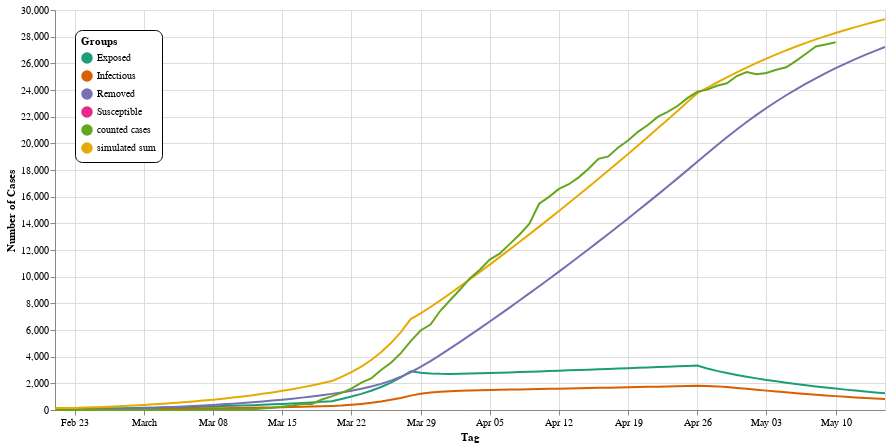

Source (notebook cell):
### Markdown cell above
The following function creates a diagram with several levels: The curves and the legend draw `line`. The `selection`` nearest` uses the interactive diagram to select the day that best fits the position of the mouse. `points` draws little squiggles over the values of the curve on that day. `text` supplements the numerical value of the curled values. `rules` draws a gray line that highlights the day and` date_text` writes out the day as text at the top of the diagram. The function `alt.layer ()` combines all these elements in a diagram.

In addition to the data frame, the `plot ()` function also accepts optional parameters for the position of the legend and the dimensions of the entire diagram. The notebook later uses them for other diagrams with different scales.

### Code cell
def plot(data, legendX=20, legendY=20, width=830, height=400):
    line = alt.Chart(data).mark_line(point=False).encode(
        alt.X("Tag", title="Tag"),
        alt.Y("Number of cases:Q", title="Number of Cases"),
        color=alt.Color("Type:N", 
                        scale=alt.Scale(scheme="dark2"),
                        legend=alt.Legend(
            orient="none", legendX=legendX, legendY=legendY,
            fillColor="white", strokeColor="black", cornerRadius=7, padding=6,
            title="Groups"))
    )
    nearest = alt.selection(type='single', nearest=True, on='mouseover',
                            fields=['Tag'], empty='none')
    selectors = alt.Chart(data).mark_point().encode(
        alt.X("Tag", title="Tag"),
        opacity=alt.value(0),
    ).add_selection(nearest)
    points = line.mark_point().encode(
        opacity=alt.condition(nearest, alt.value(1), alt.value(0))
    )
    text = line.mark_text(align='left', dx=4, dy=-8).encode(
        text=alt.condition(nearest, 'Number of cases:Q', alt.value(' '))
    )
    rules = alt.Chart(data).mark_rule(color='gray').encode(
        alt.X("Tag", title="Tag"),
    ).transform_filter(nearest)
    date_text = rules.mark_text(align='left', dx=4, dy=-8).encode(
        y=alt.value(16),
        color=alt.value('gray'),
        text=alt.condition(nearest, 'Tag', alt.value(' '))
    )
    return alt.layer(
        line, selectors, points, rules, text, date_text
    ).properties(width=width, height=height)
  
chart = plot(seir_data)
chart

### Figure 1 — Vega-Lite specification as saved in the notebook (floating-point values rounded to 4 significant figures; data arrays with more than 128 entries replaced by an {"elided": "..."} marker saying what was removed)
{"config": {"view": {"continuousWidth": 400, "continuousHeight": 300}}, "layer": [{"mark": {"type": "line", "point": false}, "encoding": {"color": {"type": "nominal", "field": "Type", "legend": {"cornerRadius": 7, "fillColor": "white", "legendX": 20, "legendY": 20, "orient": "none", "padding": 6, "strokeColor": "black", "title": "Groups"}, "scale": {"scheme": "dark2"}}, "x": {"type": "temporal", "field": "Tag", "title": "Tag"}, "y": {"type": "quantitative", "field": "Number of cases", "title": "Number of Cases"}}}, {"mark": "point", "encoding": {"opacity": {"value": 0}, "x": {"type": "temporal", "field": "Tag", "title": "Tag"}}, "selection": {"selector001": {"type": "single", "nearest": true, "on": "mouseover", "fields": ["Tag"], "empty": "none"}}}, {"mark": "point", "encoding": {"color": {"type": "nominal", "field": "Type", "legend": {"cornerRadius": 7, "fillColor": "white", "legendX": 20, "legendY": 20, "orient": "none", "padding": 6, "strokeColor": "black", "title": "Groups"}, "scale": {"scheme": "dark2"}}, "opacity": {"condition": {"value": 1, "selection": "selector001"}, "value": 0}, "x": {"type": "temporal", "field": "Tag", "title": "Tag"}, "y": {"type": "quantitative", "field": "Number of cases", "title": "Number of Cases"}}}, {"mark": {"type": "rule", "color": "gray"}, "encoding": {"x": {"type": "temporal", "field": "Tag", "title": "Tag"}}, "transform": [{"filter": {"selection": "selector001"}}]}, {"mark": {"type": "text", "align": "left", "dx": 4, "dy": -8}, "encoding": {"color": {"type": "nominal", "field": "Type", "legend": {"cornerRadius": 7, "fillColor": "white", "legendX": 20, "legendY": 20, "orient": "none", "padding": 6, "strokeColor": "black", "title": "Groups"}, "scale": {"scheme": "dark2"}}, "text": {"condition": {"type": "quantitative", "field": "Number of cases", "selection": "selector001"}, "value": " "}, "x": {"type": "temporal", "field": "Tag", "title": "Tag"}, "y": {"type": "quantitative", "field": "Number of cases", "title": "Number of Cases"}}}, {"mark": {"type": "text", "align": "left", "dx": 4, "dy": -8}, "encoding": {"color": {"value": "gray"}, "text": {"condition": {"type": "temporal", "field": "Tag", "selection": "selector001"}, "value": " "}, "x": {"type": "temporal", "field": "Tag", "title": "Tag"}, "y": {"value": 16}}, "transform": [{"filter": {"selection": "selector001"}}]}], "data": {"name": "data-961b5c7763c93f6ba78b152e0e573fd7"}, "height": 400, "width": 830, "$schema": "https://vega.github.io/schema/vega-lite/v4.8.1.json", "datasets": {"data-961b5c7763c93f6ba78b152e0e573fd7": {"elided": "505 records"}}}
